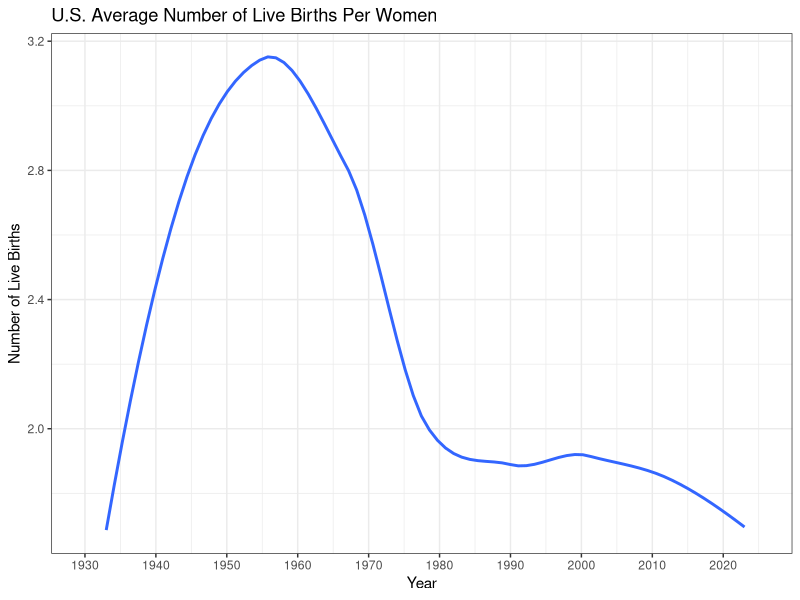

The R script that drew this image: (Note: this script raises an error after producing the figure.)
## ---- chunk 1
knitr::opts_chunk$set(echo = TRUE, warnings = FALSE, message = FALSE)

library(tidyverse)
theme_set(theme_bw())
## ---- chunk 2
usData <- read.csv("data/mergedWorldDataset.csv")
usData %>% head(5)
## ---- chunk 3
plt1 <- usData %>% 
  select(Year, avgBirthWomen) %>%
  drop_na() %>%
  
  ggplot(aes(Year, avgBirthWomen)) + 
  geom_smooth(se = FALSE) + 
  scale_x_continuous(breaks = seq(1930, 2025, 10), limits = c(1930, 2025)) + 
  labs(
    title = "U.S. Average Number of Live Births Per Women",
    y = "Number of Live Births"
  )
plt1
## ---- chunk 4
plt2 <- usData %>% 
  select(Year, marriageRate) %>%
  drop_na() %>% 
  arrange(desc(Year)) %>%

  ggplot(aes(Year, marriageRate)) +
  geom_smooth(se = FALSE) +
  scale_x_continuous(breaks = seq(1880, 2020, 10), limits = c(1880, 2020)) +
  labs(
    title = "U.S. Marriage Rate",
    y = "Number of Marriages per 1,000 People"
  )
plt2
## ---- chunk 5
usData %>% 
  select(Year, avgBirthWomen, democracyIndex) %>%
  drop_na() %>%
  
  ggplot(aes(avgBirthWomen, democracyIndex)) + 
  geom_smooth(se = FALSE) 
## ---- chunk 6
ggplot(usData, aes(x = Year)) +
  geom_line(aes(y = avgBirthWomen, color = "Fertility Rate")) +
  geom_line(aes(y = democracyIndex, color = "Democracy Index")) +
  labs(y = "", color = "") +
  theme_minimal()
## ---- chunk 7
plt4 <- usData %>%
  select(Year, avgBirthWomen, gpdCapita) %>%
  drop_na() %>%
  
  ggplot(aes(gpdCapita, avgBirthWomen)) + 
  geom_smooth(se = FALSE)

plt4

## ---- chunk 8

long_df = usData %>%
  select(-Entity, -Code) %>%
  pivot_longer(
    cols = -c(Year, avgBirthWomen),
    names_to = "variable",
    values_to = "value"
  ) %>% 
  drop_na()

ggplot(long_df, aes(x = avgBirthWomen, y = value)) +
  geom_point(alpha = 0.5) +
  geom_smooth(se = FALSE, color = "blue") +
  facet_wrap(~ variable, scales = "free_y") +
  labs(x = "Avg Births per Woman", y = "Value", title = "Correlation with Avg Births per Woman") +
  theme_minimal()
